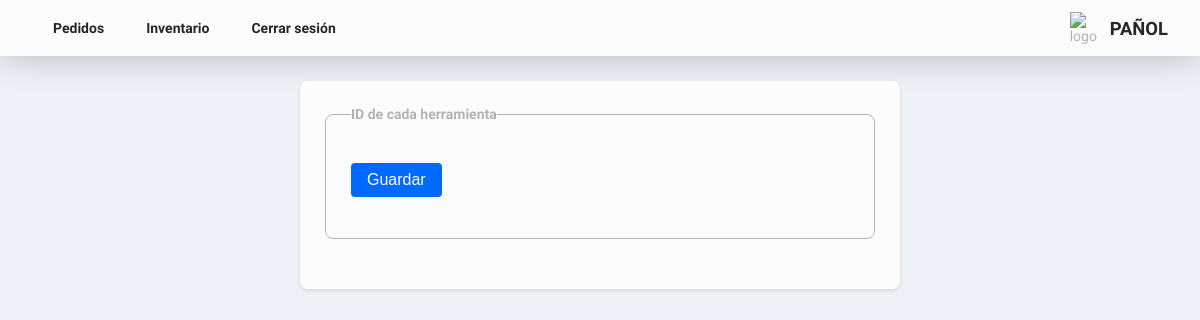
The app's page /pages/tools_id_inventory.php?id=9 (signed in), older data.
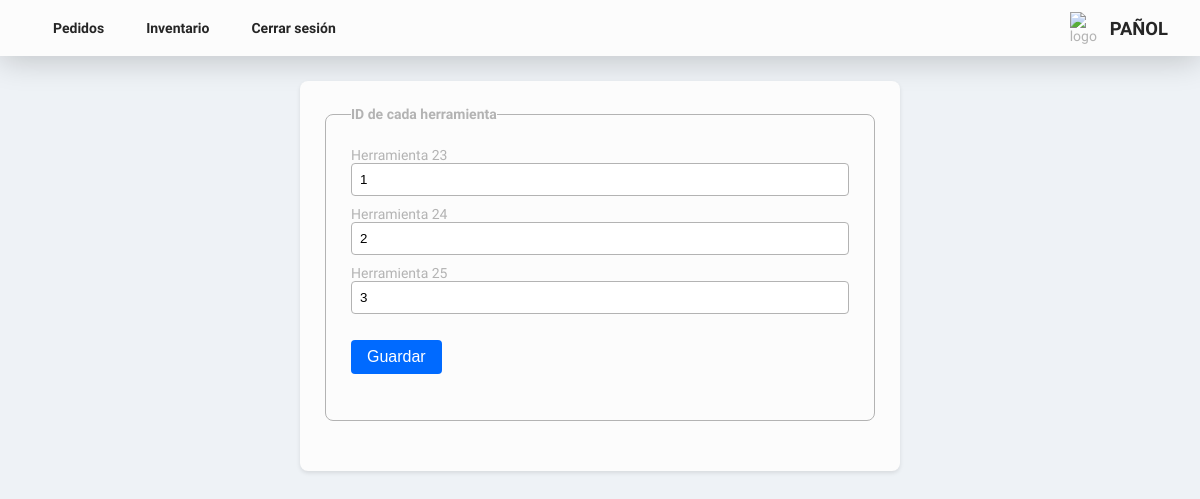
The same page, newer data.
### tables this page shows
CREATE TABLE `detalles_inventario` (
  `id` int(11) NOT NULL,
  `id_herramienta` int(11) NOT NULL,
  `id_stock` int(11) NOT NULL
);

### pages/tools_id_inventory.php (the view, shortened to what this page needs)
<?php
include('../php/logic/logic_inventory/logic_stateTool.php');
$id = $_GET['id'];
$sql = "SELECT * FROM detalles_inventario WHERE id_stock = '$id'";
?>
<!DOCTYPE html>
<html lang="es">
<head>
    <link rel="stylesheet" href="../assets/css/style.css">
    <link href="https://cdn.jsdelivr.net/npm/remixicon@3.4.0/fonts/remixicon.css" rel="stylesheet" />
</head>
<body>
    <header class="hero">
        <nav class="nav">
            <ul class="nav__list">
                <li class="nav__item">
                    <a href="orders.php" class="nav__link">Pedidos</a>
                </li>
                <li class="nav__item">
                    <a href="inventory.php" class="nav__link">Inventario</a>
                </li>
                <li class="nav__item">
                    <a href="../php/logout.php" class="nav__link">Cerrar sesión</a>
                </li>
            </ul>
        </nav>
        <div class="hero__logo hero__logo-0">
            <img class="hero__logo-img" src="https://avatars.githubusercontent.com/u/6693385?s=200&v=4" alt="logo" />
            <h2 class="title__hero">Pañol</h2>
        </div>
    </header>
    <section class="form__section">
        <form id="toolIDsForm" method="post">
            <fieldset class="input__container">
                <legend>ID de cada herramienta</legend>
                <?php
                $sql_result = mysqli_query($conexion, $sql);
                while ($row = mysqli_fetch_assoc($sql_result)) {
                    ?>
                    <p>Herramienta
                        <?php echo $row['id'] ?>
                    </p>
                    <label class="input__label" for="toolID">
                        <input class="input__field" id="toolID" value="<?php echo $row['id_herramienta'] ?>">
                        <?php
                }
                ?>
                    <br>
                    <button type="submit" class="btn__blue">Guardar</button>
            </fieldset>
        </form>
    </section>
</body>
</html>

Row changes from the older to the newer data that the page shows:
added detalles_inventario: id "23", id_herramienta "1"
added detalles_inventario: id "24", id_herramienta "2"
added detalles_inventario: id "25", id_herramienta "3"
